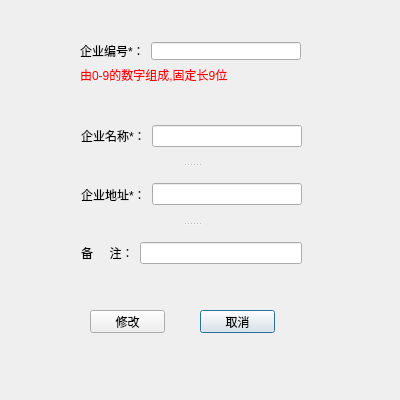
<?xml version="1.0" encoding="UTF-8"?>
<ui version="4.0">
 <class>ModUnitDialog</class>
 <widget class="QDialog" name="ModUnitDialog">
  <property name="geometry">
   <rect>
    <x>0</x>
    <y>0</y>
    <width>400</width>
    <height>400</height>
   </rect>
  </property>
  <property name="minimumSize">
   <size>
    <width>400</width>
    <height>400</height>
   </size>
  </property>
  <property name="maximumSize">
   <size>
    <width>400</width>
    <height>400</height>
   </size>
  </property>
  <property name="windowTitle">
   <string>修改企业信息</string>
  </property>
  <widget class="QPushButton" name="ptnCancel">
   <property name="geometry">
    <rect>
     <x>200</x>
     <y>310</y>
     <width>75</width>
     <height>23</height>
    </rect>
   </property>
   <property name="text">
    <string>取消</string>
   </property>
  </widget>
  <widget class="QPushButton" name="ptnMod">
   <property name="geometry">
    <rect>
     <x>90</x>
     <y>310</y>
     <width>75</width>
     <height>23</height>
    </rect>
   </property>
   <property name="text">
    <string>修改</string>
   </property>
  </widget>
  <widget class="QSplitter" name="splitter_2">
   <property name="geometry">
    <rect>
     <x>81</x>
     <y>109</y>
     <width>221</width>
     <height>171</height>
    </rect>
   </property>
   <property name="orientation">
    <enum>Qt::Vertical</enum>
   </property>
   <widget class="QWidget" name="layoutWidget_2">
    <layout class="QHBoxLayout" name="horizontalLayout_5">
     <item>
      <widget class="QLabel" name="label_5">
       <property name="text">
        <string>企业名称*：</string>
       </property>
      </widget>
     </item>
     <item>
      <widget class="QLineEdit" name="edtUnitName"/>
     </item>
    </layout>
   </widget>
   <widget class="QWidget" name="layoutWidget_5">
    <layout class="QHBoxLayout" name="horizontalLayout_6" stretch="0,0">
     <item>
      <widget class="QLabel" name="label_6">
       <property name="text">
        <string>企业地址*：</string>
       </property>
      </widget>
     </item>
     <item>
      <widget class="QLineEdit" name="edtUnitAddress"/>
     </item>
    </layout>
   </widget>
   <widget class="QWidget" name="layoutWidget_6">
    <layout class="QHBoxLayout" name="horizontalLayout_7">
     <item>
      <widget class="QLabel" name="label_7">
       <property name="text">
        <string>备     注：</string>
       </property>
      </widget>
     </item>
     <item>
      <widget class="QLineEdit" name="edtUnitComments"/>
     </item>
    </layout>
   </widget>
  </widget>
  <widget class="QWidget" name="layoutWidget_7">
   <property name="geometry">
    <rect>
     <x>80</x>
     <y>42</y>
     <width>221</width>
     <height>41</height>
    </rect>
   </property>
   <layout class="QVBoxLayout" name="verticalLayout">
    <item>
     <layout class="QHBoxLayout" name="horizontalLayout_8">
      <item>
       <widget class="QLabel" name="label_8">
        <property name="text">
         <string>企业编号*：</string>
        </property>
       </widget>
      </item>
      <item>
       <widget class="QLineEdit" name="edtUnitNo"/>
      </item>
     </layout>
    </item>
    <item>
     <widget class="QLabel" name="label_9">
      <property name="styleSheet">
       <string notr="true">color:red</string>
      </property>
      <property name="text">
       <string>由0-9的数字组成,固定长9位</string>
      </property>
     </widget>
    </item>
   </layout>
  </widget>
 </widget>
 <resources/>
 <connections/>
</ui>
